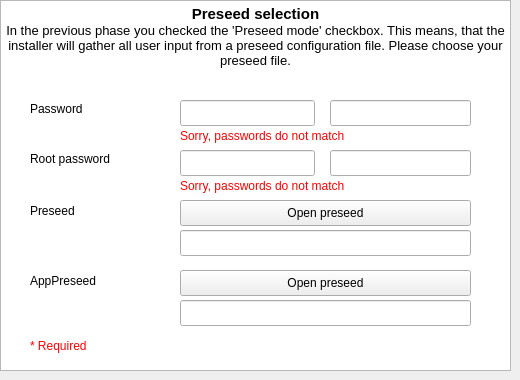
       <widget class="QWidget" name="PreseedPage">
        <widget class="QTextBrowser" name="textBrowser_preseed">
         <property name="geometry">
          <rect>
           <x>0</x>
           <y>0</y>
           <width>511</width>
           <height>371</height>
          </rect>
         </property>
         <property name="html">
          <string>&lt;!DOCTYPE HTML PUBLIC &quot;-//W3C//DTD HTML 4.0//EN&quot; &quot;http://www.w3.org/TR/REC-html40/strict.dtd&quot;&gt;
&lt;html&gt;&lt;head&gt;&lt;meta name=&quot;qrichtext&quot; content=&quot;1&quot; /&gt;&lt;style type=&quot;text/css&quot;&gt;
p, li { white-space: pre-wrap; }
&lt;/style&gt;&lt;/head&gt;&lt;body style=&quot; font-family:'Noto Sans'; font-size:10pt; font-weight:400; font-style:normal;&quot;&gt;
&lt;p align=&quot;center&quot; style=&quot; margin-top:0px; margin-bottom:0px; margin-left:0px; margin-right:0px; -qt-block-indent:0; text-indent:0px;&quot;&gt;&lt;span style=&quot; font-size:11pt; font-weight:600;&quot;&gt;Preseed selection&lt;/span&gt;&lt;/p&gt;
&lt;p align=&quot;center&quot; style=&quot; margin-top:0px; margin-bottom:0px; margin-left:0px; margin-right:0px; -qt-block-indent:0; text-indent:0px;&quot;&gt;In the previous phase you checked the 'Preseed mode' checkbox. This means, that the installer will gather all user input from a preseed configuration file. Please choose your preseed file.&lt;/p&gt;&lt;/body&gt;&lt;/html&gt;</string>
         </property>
        </widget>
        <widget class="QLineEdit" name="appPreseed_LineED_2">
         <property name="geometry">
          <rect>
           <x>180</x>
           <y>300</y>
           <width>291</width>
           <height>26</height>
          </rect>
         </property>
         <property name="autoFillBackground">
          <bool>false</bool>
         </property>
         <property name="frame">
          <bool>true</bool>
         </property>
         <property name="alignment">
          <set>Qt::AlignCenter</set>
         </property>
         <property name="readOnly">
          <bool>true</bool>
         </property>
        </widget>
        <widget class="QLabel" name="label_appPreseed_pr">
         <property name="geometry">
          <rect>
           <x>30</x>
           <y>270</y>
           <width>101</width>
           <height>21</height>
          </rect>
         </property>
         <property name="text">
          <string>AppPreseed</string>
         </property>
        </widget>
        <widget class="QPushButton" name="btn_open_ap_pr">
         <property name="geometry">
          <rect>
           <x>180</x>
           <y>270</y>
           <width>291</width>
           <height>26</height>
          </rect>
         </property>
         <property name="text">
          <string>Open preseed</string>
         </property>
        </widget>
        <widget class="QLabel" name="label_required_5">
         <property name="geometry">
          <rect>
           <x>30</x>
           <y>330</y>
           <width>71</width>
           <height>31</height>
          </rect>
         </property>
         <property name="palette">
          <palette>
           <active>
            <colorrole role="WindowText">
             <brush brushstyle="SolidPattern">
              <color alpha="255">
               <red>255</red>
               <green>0</green>
               <blue>0</blue>
              </color>
             </brush>
            </colorrole>
           </active>
           <inactive>
            <colorrole role="WindowText">
             <brush brushstyle="SolidPattern">
              <color alpha="255">
               <red>255</red>
               <green>0</green>
               <blue>0</blue>
              </color>
             </brush>
            </colorrole>
           </inactive>
           <disabled>
            <colorrole role="WindowText">
             <brush brushstyle="SolidPattern">
              <color alpha="127">
               <red>255</red>
               <green>255</green>
               <blue>255</blue>
              </color>
             </brush>
            </colorrole>
           </disabled>
          </palette>
         </property>
         <property name="text">
          <string>* Required</string>
         </property>
        </widget>
        <widget class="QPushButton" name="btn_open_pr">
         <property name="geometry">
          <rect>
           <x>180</x>
           <y>200</y>
           <width>291</width>
           <height>26</height>
          </rect>
         </property>
         <property name="text">
          <string>Open preseed</string>
         </property>
        </widget>
        <widget class="QLabel" name="label_preseed">
         <property name="geometry">
          <rect>
           <x>30</x>
           <y>200</y>
           <width>101</width>
           <height>21</height>
          </rect>
         </property>
         <property name="text">
          <string>Preseed</string>
         </property>
        </widget>
        <widget class="QLineEdit" name="preseed_LineED">
         <property name="geometry">
          <rect>
           <x>180</x>
           <y>230</y>
           <width>291</width>
           <height>26</height>
          </rect>
         </property>
         <property name="autoFillBackground">
          <bool>false</bool>
         </property>
         <property name="frame">
          <bool>true</bool>
         </property>
         <property name="alignment">
          <set>Qt::AlignCenter</set>
         </property>
         <property name="readOnly">
          <bool>true</bool>
         </property>
        </widget>
        <widget class="QLabel" name="label_rtpasswd_nomatch_pr">
         <property name="geometry">
          <rect>
           <x>180</x>
           <y>170</y>
           <width>191</width>
           <height>31</height>
          </rect>
         </property>
         <property name="palette">
          <palette>
           <active>
            <colorrole role="WindowText">
             <brush brushstyle="SolidPattern">
              <color alpha="255">
               <red>255</red>
               <green>0</green>
               <blue>0</blue>
              </color>
             </brush>
            </colorrole>
           </active>
           <inactive>
            <colorrole role="WindowText">
             <brush brushstyle="SolidPattern">
              <color alpha="255">
               <red>255</red>
               <green>0</green>
               <blue>0</blue>
              </color>
             </brush>
            </colorrole>
           </inactive>
           <disabled>
            <colorrole role="WindowText">
             <brush brushstyle="SolidPattern">
              <color alpha="127">
               <red>255</red>
               <green>255</green>
               <blue>255</blue>
              </color>
             </brush>
            </colorrole>
           </disabled>
          </palette>
         </property>
         <property name="text">
          <string>Sorry, passwords do not match</string>
         </property>
        </widget>
        <widget class="QLineEdit" name="password_LineED_pr_2">
         <property name="geometry">
          <rect>
           <x>330</x>
           <y>100</y>
           <width>141</width>
           <height>26</height>
          </rect>
         </property>
         <property name="text">
          <string/>
         </property>
         <property name="echoMode">
          <enum>QLineEdit::Password</enum>
         </property>
        </widget>
        <widget class="QLabel" name="label_rootpasswd_2">
         <property name="geometry">
          <rect>
           <x>30</x>
           <y>150</y>
           <width>101</width>
           <height>18</height>
          </rect>
         </property>
         <property name="text">
          <string>Root password</string>
         </property>
        </widget>
        <widget class="QLineEdit" name="rootpasswd_LineED_pr2">
         <property name="geometry">
          <rect>
           <x>330</x>
           <y>150</y>
           <width>141</width>
           <height>26</height>
          </rect>
         </property>
         <property name="text">
          <string/>
         </property>
         <property name="echoMode">
          <enum>QLineEdit::Password</enum>
         </property>
        </widget>
        <widget class="QLabel" name="label_passwd_nomatch_pr">
         <property name="geometry">
          <rect>
           <x>180</x>
           <y>120</y>
           <width>191</width>
           <height>31</height>
          </rect>
         </property>
         <property name="palette">
          <palette>
           <active>
            <colorrole role="WindowText">
             <brush brushstyle="SolidPattern">
              <color alpha="255">
               <red>255</red>
               <green>0</green>
               <blue>0</blue>
              </color>
             </brush>
            </colorrole>
           </active>
           <inactive>
            <colorrole role="WindowText">
             <brush brushstyle="SolidPattern">
              <color alpha="255">
               <red>255</red>
               <green>0</green>
               <blue>0</blue>
              </color>
             </brush>
            </colorrole>
           </inactive>
           <disabled>
            <colorrole role="WindowText">
             <brush brushstyle="SolidPattern">
              <color alpha="127">
               <red>255</red>
               <green>255</green>
               <blue>255</blue>
              </color>
             </brush>
            </colorrole>
           </disabled>
          </palette>
         </property>
         <property name="text">
          <string>Sorry, passwords do not match</string>
         </property>
        </widget>
        <widget class="QLineEdit" name="password_LineED_pr">
         <property name="geometry">
          <rect>
           <x>180</x>
           <y>100</y>
           <width>135</width>
           <height>26</height>
          </rect>
         </property>
         <property name="text">
          <string/>
         </property>
         <property name="echoMode">
          <enum>QLineEdit::Password</enum>
         </property>
        </widget>
        <widget class="QLabel" name="label_password_2">
         <property name="geometry">
          <rect>
           <x>30</x>
           <y>100</y>
           <width>81</width>
           <height>18</height>
          </rect>
         </property>
         <property name="text">
          <string>Password</string>
         </property>
        </widget>
        <widget class="QLineEdit" name="rootpasswd_LineED_pr">
         <property name="geometry">
          <rect>
           <x>180</x>
           <y>150</y>
           <width>135</width>
           <height>26</height>
          </rect>
         </property>
         <property name="text">
          <string/>
         </property>
         <property name="echoMode">
          <enum>QLineEdit::Password</enum>
         </property>
        </widget>
       </widget>
